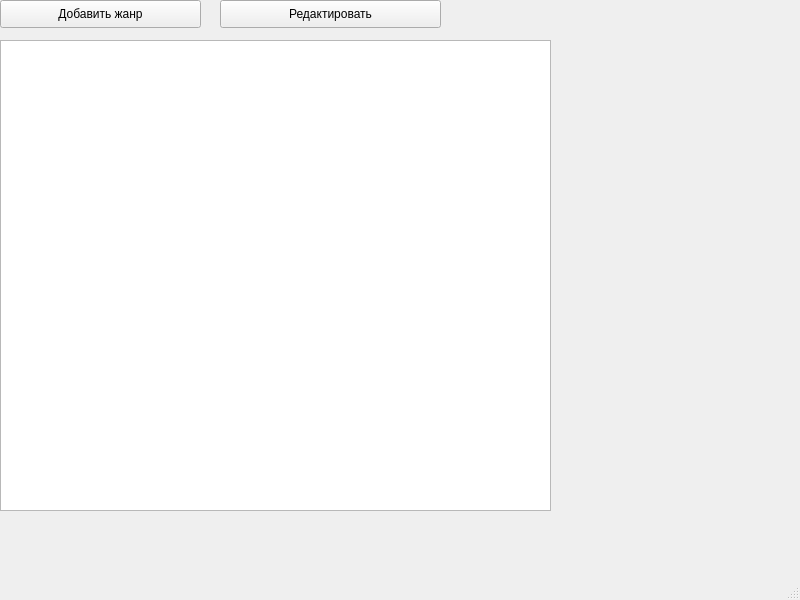
<?xml version="1.0" encoding="UTF-8"?>
<ui version="4.0">
 <class>MainWindow</class>
 <widget class="QMainWindow" name="MainWindow">
  <property name="geometry">
   <rect>
    <x>0</x>
    <y>0</y>
    <width>800</width>
    <height>600</height>
   </rect>
  </property>
  <property name="windowTitle">
   <string>MainWindow</string>
  </property>
  <widget class="QWidget" name="centralwidget">
   <widget class="QTableWidget" name="tableWidget">
    <property name="geometry">
     <rect>
      <x>0</x>
      <y>40</y>
      <width>551</width>
      <height>471</height>
     </rect>
    </property>
   </widget>
   <widget class="QPushButton" name="add_genre">
    <property name="geometry">
     <rect>
      <x>0</x>
      <y>0</y>
      <width>201</width>
      <height>28</height>
     </rect>
    </property>
    <property name="text">
     <string>Добавить жанр</string>
    </property>
   </widget>
   <widget class="QPushButton" name="edit_genre">
    <property name="geometry">
     <rect>
      <x>220</x>
      <y>0</y>
      <width>221</width>
      <height>28</height>
     </rect>
    </property>
    <property name="text">
     <string>Редактировать</string>
    </property>
   </widget>
  </widget>
  <widget class="QMenuBar" name="menubar">
   <property name="geometry">
    <rect>
     <x>0</x>
     <y>0</y>
     <width>800</width>
     <height>26</height>
    </rect>
   </property>
  </widget>
  <widget class="QStatusBar" name="statusbar"/>
 </widget>
 <resources/>
 <connections/>
</ui>
